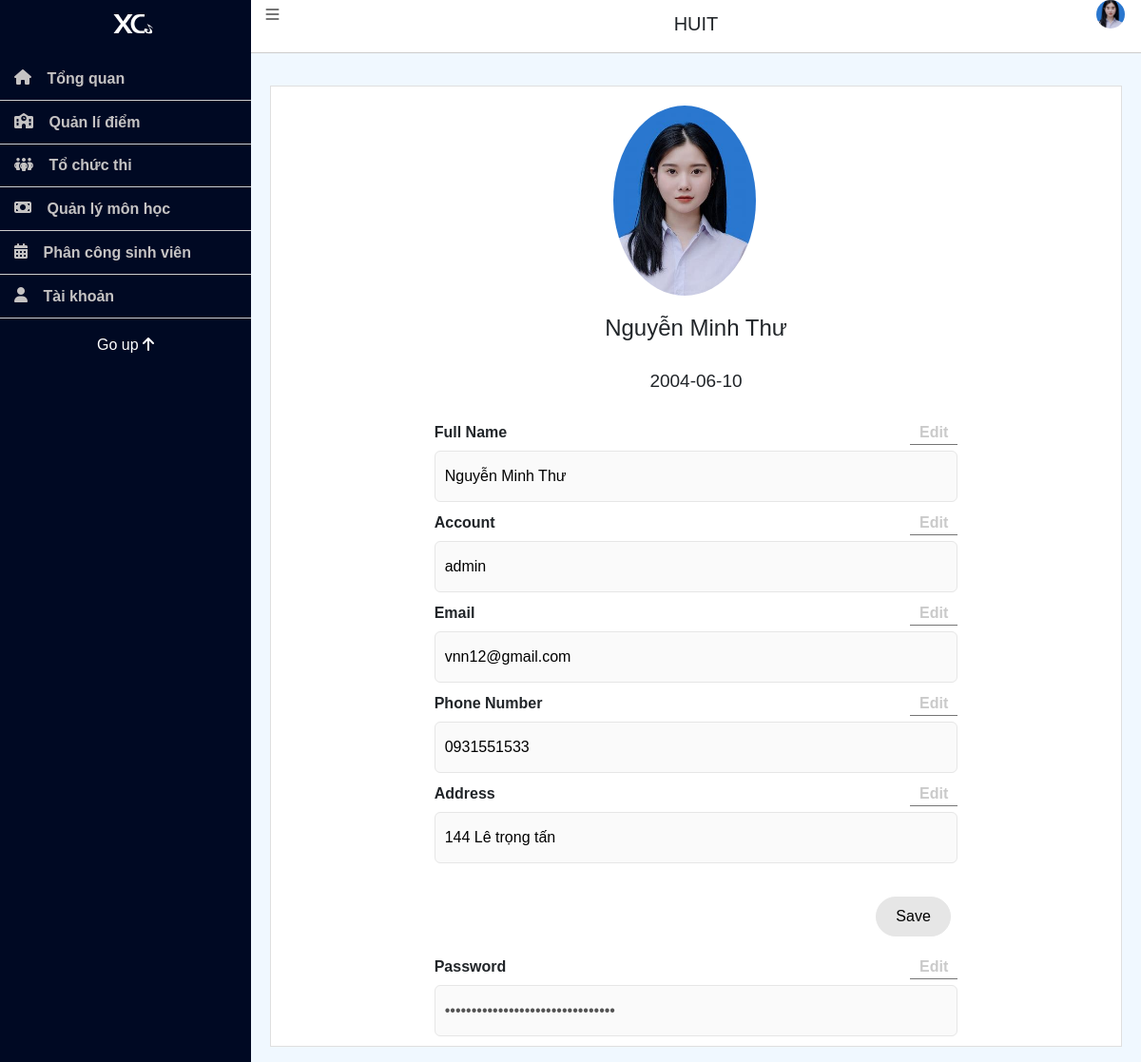
/Admin/index.php?page=profile (signed in), run on the app's committed database.
### tables this page shows
CREATE TABLE `images` (
  `ImageID` int NOT NULL,
  `Urls` text,
  `Comments` text,
  `UserID` int DEFAULT NULL
);

CREATE TABLE `users` (
  `UserID` int NOT NULL,
  `FullName` text,
  `Email` varchar(50) DEFAULT NULL,
  `Address` varchar(255) DEFAULT NULL,
  `Phone` varchar(12) DEFAULT NULL,
  `Username` varchar(255) DEFAULT NULL,
  `Password` varchar(255) DEFAULT NULL,
  `Role` varchar(20) DEFAULT NULL,
  `DateOfBirth` date DEFAULT NULL,
  `Gender` varchar(50) DEFAULT NULL
);

### Library/Db.class.php (called while the page is built, shortened)
<?php
class Db
{
    public  $conn = null;
    function __construct()
    {
        try {
            $this->conn = new PDO('mysql:host=' . HOST_DB . ';dbname=' . DB, USER_DB, PASS_DB);
            $this->conn->query('set names utf8');
        } catch (PDOException $e) {
            echo 'ERROR';
            exit;
        }
    }
    function selectQuery($sql, $arr = array())
    {
        $stm = $this->conn->prepare($sql);
        $stm->execute($arr);
        return $stm->fetchAll(PDO::FETCH_ASSOC);
    }
}

### Model/User.php (called while the page is built, shortened)
<?php
class User extends Db{
    public function getUserById($userId) {
        $sql = "SELECT users.*, i.Urls AS ImageURL
                FROM users
                INNER JOIN images i ON users.UserID = i.UserID
                WHERE users.UserID = :userId";
        $params = array(':userId' => $userId);
        return $this->selectQuery($sql, $params);
    }
}
?>

### Admin/pages/profile.php (the view, shortened to what this page needs)
<?php
include_once '../Model/User.php';
$userController = new User();
$employee = $userController->getUserById($_SESSION['UserID']);
?>
    <div id="account-info" class="box list-box">
    <form id="account-info-form" action="?page=save_changes" method="POST" enctype="multipart/form-data">
    <div class="row justify-content-center">
        <div id="avt" class="account-info-item text-center">
            <img class="img" id="profileImage" src="../img/<?php echo $employee[0]['ImageURL']; ?>" alt="Hình ảnh nhân viên">
        </div>
        <div class="account-info-item text-center">
            <h2 style="font-size: 2.4rem; margin-top: 1rem; margin-bottom: 3rem;"><?php echo $employee[0]['FullName']; ?></h2>
            <h3 style="font-size: 1.9rem; margin-top: 1rem; margin-bottom: 3rem;"><?php echo $employee[0]['DateOfBirth']; ?></h3>
        </div>
    </div>
    <div class="row account-info-content justify-content-center">
        <div id="fullname-box" class="account-info-item">
            <div class="account-info-item-header">
                <section class="account-info-item-title">
                    Full Name
                </section>
                <button class="account-info-edit-btn" onclick="enableEditing('full-name')">
                    Edit
                </button>
            </div>
            <input id="full-name" name="full-name" type="text" value="<?php echo $employee[0]['FullName']; ?>" class="disabled-input">
        </div>
    </div>
    <div class="row account-info-content justify-content-center">
        <div id="username-box" class="account-info-item">
            <div class="account-info-item-header">
                <section class="account-info-item-title">
                    Account
                </section>
                <button class="account-info-edit-btn" onclick="enableEditing('user-name')">
                    Edit
                </button>
            </div>
            <input id="user-name" name="user-name" type="text" value="<?php echo $employee[0]['Username']; ?>" placeholder="#123haha" class="disabled-input" >
        </div>
    </div>
    <div class="row account-info-content justify-content-center">
        <div id="email-box" class="account-info-item">
            <div class="account-info-item-header">
                <section class="account-info-item-title">
                    Email
                </section>
                <button class="account-info-edit-btn" onclick="enableEditing('user-email')">
                    Edit
                </button>
            </div>
            <input id="user-email" name="user-email" type="text" value="<?php echo $employee[0]['Email']; ?>" placeholder="example@gmail.com" class="disabled-input">
        </div>
    </div>
    <div class="row account-info-content justify-content-center">
        <div id="phonenumber-box" class="account-info-item">
            <div class="account-info-item-header">
                <section class="account-info-item-title">
                    Phone Number
                </section>
                <button class="account-info-edit-btn" onclick="enableEditing('user-phonenumber')">
                    Edit
                </button>
            </div>
            <?php
                $phoneNumber = $employee[0]['Phone'];
            ?>
            <input id="user-phonenumber" name="user-phonenumber" type="tel" value="<?php echo $phoneNumber; ?>" placeholder="012xxxxxxx" class="disabled-input">
        </div>
    </div>
    <div class="row account-info-content justify-content-center">
        <div id="address-box" class="account-info-item">
            <div class="account-info-item-header">
                <section class="account-info-item-title">
                    Address
                </section>
                <button class="account-info-edit-btn" onclick="enableEditing('user-address')">
                    Edit
                </button>
            </div>
            <input id="user-address" name="user-address" type="tel" value="<?php echo $employee[0]['Address']; ?>" placeholder="012xxxxxxx" class="disabled-input" >
        </div>
    </div>
    <div class="row account-info-content justify-content-center" style="margin:0; padding: 0;">
        <div class="col-5" style="margin:0; padding: 0;">
        </div>
    </div>
    <div class="row account-info-content justify-content-center" style="margin:0; padding: 0; margin-bottom: 2rem;">
        <div id="saving-box" class="account-info-item" style="margin:0; padding: 0;">
            <div id="saving-box" class="account-info-item">
                <button type="submit" id="save-btn" name="submit" class="save-btn disabled-btn" onclick="submitForm()">Save</button>
            </div>
        </div>
    </div>
    </form>
    <div class="row account-info-content justify-content-center">
        <div id="password-box" class="account-info-item">
            <div class="account-info-item-header">
                <section class="account-info-item-title">
                    Password
                </section>
                <button class="account-info-edit-btn" data-bs-toggle="modal" data-bs-target="#passwordModal">
                    Edit
                </button>
            </div>
            <input id="password" name="password" type="password" value="<?php echo $employee[0]['Password']; ?>" placeholder="*********" class="disabled-input" disabled>
        </div>
    </div>
</div>

### Admin/includes/header.php (shortened to what this page needs)
<?php
    include_once '../Model/User.php';
    $userController = new User();
    $employee = $userController->getUserById($_SESSION['UserID']);
?>
<!DOCTYPE html>
<html lang="en">
<head>
    <link href="https://cdn.jsdelivr.net/npm/bootstrap@5.3.3/dist/css/bootstrap.min.css" rel="stylesheet">
    <link rel="stylesheet" href="https://cdn.datatables.net/2.0.7/css/dataTables.dataTables.min.css">
    <link rel="stylesheet" href="./css/admin_site.css">
</head>
<header>
    <div class="fixed-header position-fixed">
        <div class="row justify-content-center">
            <div class="header-left col-2">
                <button class="btn" id="sidebar-toggle" type="button">
                    <i class="fa-solid fa-bars"></i>
                </button>
            </div>
            <div class="header-center col-8">
                <h2 class="header-title">HUIT</h2>
            </div>
            <div class="header-right col-2">
                <div class="avt-img">
                    <a href="#" data-bs-toggle="offcanvas" data-bs-target="#account-display" aria-controls="account-display">
                        <img src="../img/<?php echo $employee[0]['ImageURL']; ?>" alt="User Name">
                    </a>
                </div>
            </div>
        </div>
    </div>
</header>

### Admin/css/admin_site.css (style rules this page uses)
* { margin: 0; padding: 0; box-sizing: border-box; }
html { font-size: 62.5%; }
a { text-decoration: none; color: inherit; }
button, input[type="button"], input[type="submit"] { border: none; background: none; cursor: pointer; padding: 0; }
input[type="text"], input[type="password"], textarea, select { font-size: inherit; font-family: inherit; border: none; outline: none; background: transparent; appearance: none; }
img, video, iframe, embed { max-width: 100%; height: auto; }
#sidebar-toggle { color: black; fill: #757575; background-color: transparent; padding: 0.6rem; padding-bottom: 0.4rem; margin-left: 16px; }
#sidebar-toggle i { color: #757575; font-size: 1.6rem; }
.fixed-header { z-index: 999; width: 100%; padding-right: 264px; border-bottom: 1px solid #cccccc; background-color: white; }
header { width: 100%; line-height: 5rem; margin: 0 !important; height: 5rem; background-color: white; }
.row > * { padding: 0; }
.header-center { text-align: center; line-height: 5rem; }
.header-title { line-height: 5rem; }
.header-right { text-align: right; padding-right: 24px; }
.avt-img { padding: 0; width: 3rem; float: right; overflow: hidden; }
.avt-img img { width: 3rem; height: 3rem; object-fit: cover; border-radius: 50%; }
.box { background-color: white; border: 1px solid rgba(0,0,0,.125); width: 100%; margin-top: 2rem; }
.list-box { height: fit-content; min-height: 400px; }
.account-info-item-title, .account-info-edit-btn, .password-editing-btn { display: inline-block; font-weight: bold; }
.account-info-item-title { float: left; }
.account-info-edit-btn, .password-editing-btn { float: right; padding: 0 1rem; border-bottom: 1px solid #757575; margin-bottom: 0.6rem; color: #cacaca; }
.account-info-item input { width: 100%; border: 1px solid #757575; border-radius: 6px; line-height: 5.2rem; padding: 0 1rem; }
#saving-btn, .save-btn { margin-top: 2rem; display: inline-block; float: right; border-radius: 40px; border: 1px solid #dadada; background-color: white; padding: 0 2rem; line-height: 4rem; text-align: center; }
.disabled-input { border-color: #E6E6E6 !important; background-color: #FAFAFA !important; cursor: default; }
.disabled-btn { border-color: #E6E6E6 !important; background-color: #E6E6E6 !important; cursor: default !important; }
#account-info { padding: 0 calc(20%); padding-top: 2rem; }
.account-info-content { margin-bottom: 1rem; }
#avt { height: 200px; text-align: center; margin-bottom: 1rem; position: relative; }
#avt img { height: 100%; border-radius: 50%; overflow: hidden; }

### Admin/pages/profile.php (style rules this page uses)
img { width: 150px; height: 150px; border-radius: 50%; margin-right: 20px; }
h1, h2 { margin-top: 0; }

### data on the page
images: Urls (picture), UserID.FullName "Nguyễn Minh Thư", UserID.DateOfBirth "2004-06-10", full-name "Nguyễn Minh Thư", user-name "admin", user-email "vnn12@gmail.com", user-phonenumber "0931551533", user-address "144 Lê trọng tấn"
